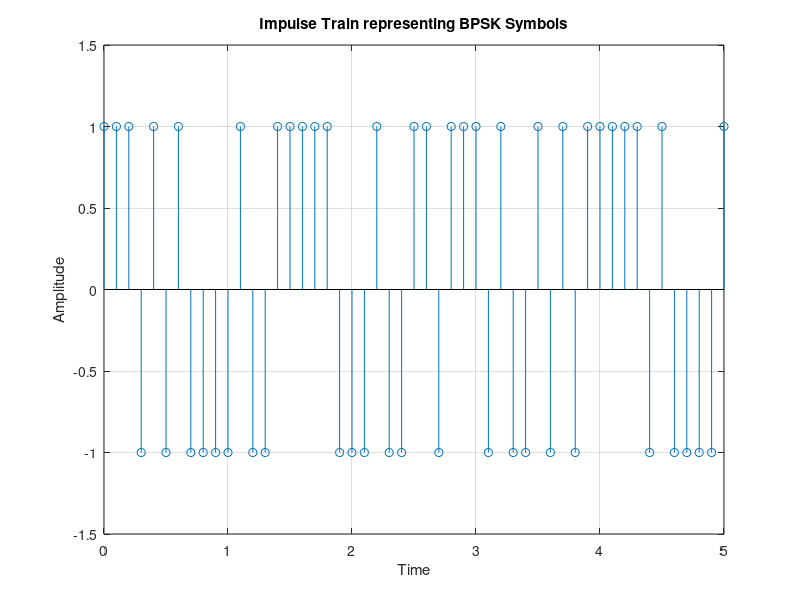

Write the MATLAB code that produced this figure. (Note: this script raises an error after producing the figure.)
close all; clc; clear;

%% Task I

N = 1000;                 % Number of bits
fs = 10;                  % Sampling frequency
Tb = 1/fs;                % Bit duration
dt = 0.001;
t = 0:1/fs:999/fs;           %time vector
SNR_dB = 10;
NoisePower = 1./(10.^(0.1*SNR_dB));

%% Step 1
% Generating BPSK symbols
Bit_Stream = rand(1,N)>0.5;
BPSK_Symbols = Bit_Stream* 2 - 1;   % Mapping to BPSK symbols  0 -> -1 and 1 -> 1

%Plotting the BPSK impulse train
figure;
stem(t, BPSK_Symbols);
xlabel('Time');
ylabel('Amplitude');
title('Impulse Train representing BPSK Symbols');
ylim([-1.5 1.5])
xlim([0 5])
grid on;
ax = gca;
ax.LineWidth = 1.5;
ax.FontSize = 12;
%% Step 2
t = -fs:1/fs:fs;           %Updating the time vector
Sinc_Filter = sinc(t);     %Defining sinc pulse shaping filter

%Plotting sinc pulse
figure
plot(t, Sinc_Filter);
xlabel('Time');
ylabel('Amplitude');
title('Sinc pulse');
ylim([-0.5 1.2])
xlim([-5 5])
grid on;
ax = gca;
ax.LineWidth = 1.5;
ax.FontSize = 12;

% Upsampling the BPSK sequence
t = 0:Tb:99*Tb;                     %Updating the time vector
BPSK_Symbols = upsample(BPSK_Symbols, fs);

figure;
stem(t, BPSK_Symbols(1:100)); 
xlabel('Time'); 
ylabel('Amplitude');
title('Upsampled BPSK Impulse Train');
axis([0 10 -1.2 1.2]); 
grid on;
ax = gca;
ax.LineWidth = 1.5;
ax.FontSize = 12;

% Generating transmit signal by convolving with sinc pulse
Tx_Signal = conv(BPSK_Symbols, Sinc_Filter);
t = 0:Tb:(length(Tx_Signal)-1)*Tb;

%Plotting the transmit signal
figure
plot(t, Tx_Signal);
xlabel('Time');
ylabel('Amplitude');
title('Transmitted Signal');
xlim([0 50])
grid on;
ax = gca;
ax.LineWidth = 1.5;
ax.FontSize = 12;

%% Step 3
%Generating the eye diagram
eyediagram(Tx_Signal, 2*fs);

%% Step 4
%Defining raised cosine filter with roll-off = 0.5
rcos_alpha5 = raised_cosine_filter(0.5, fs);
rcos_alpha1 = raised_cosine_filter(1, fs);

% Generating transmit signal by convolving with raised cosine
Tranmit_Signal1 = conv(BPSK_Symbols, rcos_alpha5);
Tranmit_Signal2 = conv(BPSK_Symbols, rcos_alpha1);

% Plotting
figure;
t = 0:Tb:(length(rcos_alpha5)-1)*Tb;
plot(t, rcos_alpha5);
grid on;
title('Raised Cosine Filter (Roll-off Factor = 0.5)');
xlabel('Time (s)');
ylabel('Amplitude');
ax = gca;
ax.LineWidth = 1.5;
ax.FontSize = 12;

% Plotting
figure;
t = 0:Tb:(length(rcos_alpha1)-1)*Tb;
plot(t, rcos_alpha1);
grid on;
title('Raised Cosine Filter (Roll-off Factor = 1)');
xlabel('Time (s)');
ylabel('Amplitude');
ax = gca;
ax.LineWidth = 1.5;
ax.FontSize = 12;

%Plotting the transmit signals
figure;                                      %with roll-off = 0.5
t = 0:Tb:(length(Tranmit_Signal1)-1)*Tb;
plot(t, Tranmit_Signal1);
xlabel('Time');
ylabel('Amplitude');
title('Transmitted Signal (Roll-off Factor = 0.5)');
xlim([0 50])
grid on;
ax = gca;
ax.LineWidth = 1.5;
ax.FontSize = 12;

figure;                                     %with roll-off = 1
t = 0:Tb:(length(Tranmit_Signal2)-1)*Tb;
plot(t, Tranmit_Signal2);
xlabel('Time');
ylabel('Amplitude');
title('Transmitted Signal (Roll-off Factor = 1)');
xlim([0 50])
grid on;
ax = gca;
ax.LineWidth = 1.5;
ax.FontSize = 12;

%Generating eye diagrams
eyediagram(Tranmit_Signal1, 2*fs);          %For roll-off = 0.5
eyediagram(Tranmit_Signal2, 2*fs);          %For roll-off = 1

%% Task 2

%% Adding Noise
AWGN_TX_Sinc = awgn(Tx_Signal,SNR_dB,'measured');
AWGN_TX_roll5 = awgn(Tranmit_Signal1,SNR_dB,'measured');
AWGN_TX_roll1 = awgn(Tranmit_Signal2,SNR_dB,'measured');

%Plotting the figures
figure;
t = 0:Tb:(length(AWGN_TX_Sinc)-1)*Tb;
plot(t, AWGN_TX_Sinc);
grid on;
title('Transmit Signal with Noise (Sinc Pulse Shaping)');
xlabel('Time (s)');
ylabel('Amplitude');
xlim([0 50]);
ax = gca;
ax.LineWidth = 1.5;
ax.FontSize = 12;

figure;
t = 0:Tb:(length(AWGN_TX_roll5)-1)*Tb;
plot(t, AWGN_TX_roll5);
grid on;
title('Raised Cosine Filter (Roll-off Factor = 0.5)');
xlabel('Time (s)');
ylabel('Amplitude');
xlim([0 50]);
ax = gca;
ax.LineWidth = 1.5;
ax.FontSize = 12;

figure;
t = 0:Tb:(length(AWGN_TX_roll1)-1)*Tb;
plot(t, AWGN_TX_roll1);
grid on;
title('Raised Cosine Filter (Roll-off Factor = 1)');
xlabel('Time (s)');
ylabel('Amplitude');
xlim([0 50]);
ax = gca;
ax.LineWidth = 1.5;
ax.FontSize = 12;

% eye diagrams with noise
eyediagram(AWGN_TX_Sinc, 2*fs);           %For sinc pulse     
eyediagram(AWGN_TX_roll5, 2*fs);          %For roll-off = 0.5
eyediagram(AWGN_TX_roll1, 2*fs);          %For roll-off = 1
